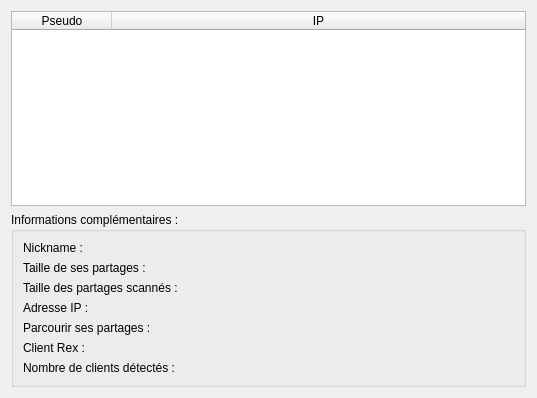
<?xml version="1.0" encoding="UTF-8"?>
<ui version="4.0">
 <class>utilisateurs</class>
 <widget class="QWidget" name="utilisateurs">
  <property name="geometry">
   <rect>
    <x>0</x>
    <y>0</y>
    <width>537</width>
    <height>398</height>
   </rect>
  </property>
  <layout class="QVBoxLayout" name="verticalLayout_4">
   <item>
    <widget class="QTableWidget" name="table_peers">
     <property name="autoScroll">
      <bool>false</bool>
     </property>
     <property name="editTriggers">
      <set>QAbstractItemView::NoEditTriggers</set>
     </property>
     <property name="selectionMode">
      <enum>QAbstractItemView::SingleSelection</enum>
     </property>
     <property name="selectionBehavior">
      <enum>QAbstractItemView::SelectRows</enum>
     </property>
     <property name="showGrid">
      <bool>false</bool>
     </property>
     <property name="sortingEnabled">
      <bool>true</bool>
     </property>
     <property name="wordWrap">
      <bool>false</bool>
     </property>
     <attribute name="horizontalHeaderStretchLastSection">
      <bool>true</bool>
     </attribute>
     <attribute name="verticalHeaderVisible">
      <bool>false</bool>
     </attribute>
     <attribute name="verticalHeaderDefaultSectionSize">
      <number>20</number>
     </attribute>
     <column>
      <property name="text">
       <string>Pseudo</string>
      </property>
     </column>
     <column>
      <property name="text">
       <string>IP</string>
      </property>
     </column>
    </widget>
   </item>
   <item>
    <widget class="QGroupBox" name="groupBox_2">
     <property name="title">
      <string>Informations complémentaires :</string>
     </property>
     <layout class="QFormLayout" name="formLayout_2">
      <property name="fieldGrowthPolicy">
       <enum>QFormLayout::AllNonFixedFieldsGrow</enum>
      </property>
      <item row="0" column="0">
       <widget class="QLabel" name="label_38">
        <property name="text">
         <string>Nickname :</string>
        </property>
       </widget>
      </item>
      <item row="0" column="1">
       <widget class="QLabel" name="label_45">
        <property name="text">
         <string/>
        </property>
       </widget>
      </item>
      <item row="1" column="0">
       <widget class="QLabel" name="label_39">
        <property name="text">
         <string>Taille de ses partages :</string>
        </property>
       </widget>
      </item>
      <item row="1" column="1">
       <widget class="QLabel" name="label_46">
        <property name="text">
         <string/>
        </property>
       </widget>
      </item>
      <item row="2" column="0">
       <widget class="QLabel" name="label_40">
        <property name="text">
         <string>Taille des partages scannés :</string>
        </property>
       </widget>
      </item>
      <item row="2" column="1">
       <widget class="QLabel" name="label_47">
        <property name="text">
         <string/>
        </property>
       </widget>
      </item>
      <item row="3" column="0">
       <widget class="QLabel" name="label_41">
        <property name="text">
         <string>Adresse IP :</string>
        </property>
       </widget>
      </item>
      <item row="3" column="1">
       <widget class="QLabel" name="label_48">
        <property name="text">
         <string/>
        </property>
       </widget>
      </item>
      <item row="4" column="0">
       <widget class="QLabel" name="label_42">
        <property name="text">
         <string>Parcourir ses partages :</string>
        </property>
       </widget>
      </item>
      <item row="4" column="1">
       <widget class="QLabel" name="label_49">
        <property name="text">
         <string/>
        </property>
       </widget>
      </item>
      <item row="5" column="1">
       <widget class="QLabel" name="label_50">
        <property name="text">
         <string/>
        </property>
       </widget>
      </item>
      <item row="6" column="1">
       <widget class="QLabel" name="label_51">
        <property name="text">
         <string/>
        </property>
       </widget>
      </item>
      <item row="6" column="0">
       <widget class="QLabel" name="label_43">
        <property name="text">
         <string>Nombre de clients détectés :</string>
        </property>
       </widget>
      </item>
      <item row="5" column="0">
       <widget class="QLabel" name="label_44">
        <property name="text">
         <string>Client Rex :</string>
        </property>
       </widget>
      </item>
     </layout>
    </widget>
   </item>
  </layout>
 </widget>
 <resources/>
 <connections>
  <connection>
   <sender>table_peers</sender>
   <signal>currentCellChanged(int,int,int,int)</signal>
   <receiver>utilisateurs</receiver>
   <slot>cell_selected(int,int)</slot>
   <hints>
    <hint type="sourcelabel">
     <x>268</x>
     <y>110</y>
    </hint>
    <hint type="destinationlabel">
     <x>268</x>
     <y>198</y>
    </hint>
   </hints>
  </connection>
 </connections>
 <slots>
  <slot>cell_selected(int,int,int,int)</slot>
 </slots>
</ui>
